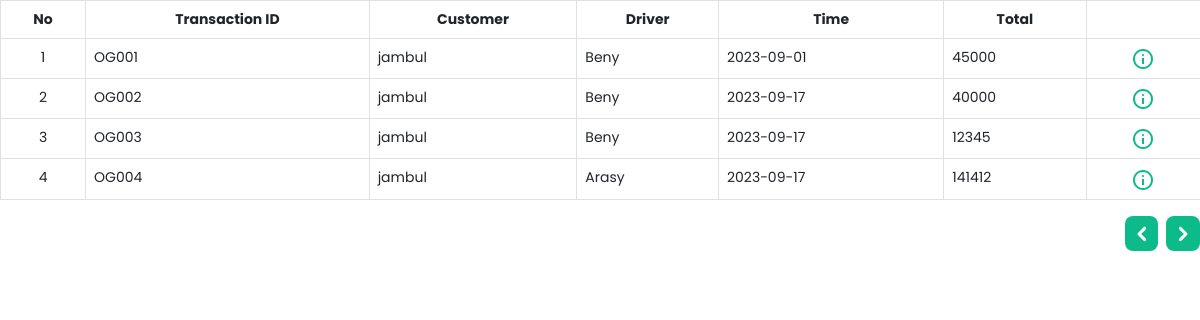
The app's page /dashboard/pages/admin/transactionSent.php with its own data.
### tables this page shows
CREATE TABLE `order_goods` (
  `order_goodsid` char(5) NOT NULL CHECK (`order_goodsid` regexp '^OG[0-9][0-9][0-9]'),
  `customer_id` char(5) DEFAULT NULL,
  `driver_id` char(5) DEFAULT NULL,
  `transaction_date` date DEFAULT NULL,
  `goods_id` char(5) NOT NULL,
  `source` varchar(100) NOT NULL,
  `destination` varchar(100) NOT NULL,
  `total` int(11) NOT NULL
);

CREATE TABLE `customers` (
  `customer_id` char(5) NOT NULL,
  `subscription_id` char(5) DEFAULT NULL,
  `name` varchar(100) DEFAULT NULL,
  `gender` enum('male','female') DEFAULT NULL,
  `age` int(11) DEFAULT NULL,
  `username` varchar(100) DEFAULT NULL,
  `password` varchar(100) DEFAULT NULL,
  `address` varchar(255) NOT NULL,
  `phone_number` varchar(15) NOT NULL
);

CREATE TABLE `driver` (
  `driver_id` char(5) NOT NULL CHECK (`driver_id` regexp '^DI[0-9][0-9][0-9]'),
  `vehicle` varchar(100) DEFAULT NULL,
  `name` varchar(100) DEFAULT NULL,
  `age` int(11) DEFAULT NULL,
  `gender` enum('male','female') DEFAULT NULL,
  `phone_number` varchar(15) DEFAULT NULL,
  `number_plate` varchar(15) NOT NULL
);

### dashboard/pages/admin/transactionSent.php (the view, shortened to what this page needs)
<?php
include("../../../Database/connection.php");
$start = 0;
$rowPerPage = 10;
$rows = mysqli_query($conn, "SELECT * from order_goods");
$numRows = mysqli_num_rows($rows);
$pages = ceil($numRows / $rowPerPage);
$history = $_GET["history"];
?>
<!DOCTYPE html>
<html lang="en">
<head>
    <link href="https://cdn.jsdelivr.net/npm/bootstrap@5.0.2/dist/css/bootstrap.min.css" rel="stylesheet">
    <link rel="stylesheet" href="style/style.css">
    <link rel="stylesheet" href="style/transaction.css">
</head>
<body>
    <table class="table table-bordered bg-white">
        <thead>
            <tr>
                <th scope="col">No</th>
                <th scope="col">Transaction ID</th>
                <th scope="col">Customer</th>
                <th scope="col">Driver</th>
                <th scope="col">Time</th>
                <th scope="col">Total</th>
                <th scope="col"></th>
            </tr>
        </thead>
        <tbody>
            <?php
            $no = 1;
            $sql = "SELECT og.order_goodsid, og.total ,og.transaction_date, og.source, og.destination,d.driver_id, d.vehicle, d.name AS driver_name, d.number_plate, c.customer_id, c.name AS customer_name, g.name AS goods_name, g.weight, g.dimension, g.description
            FROM order_goods og
                        JOIN driver d ON og.driver_id = d.driver_id
                        JOIN customers c ON og.customer_id = c.customer_id
                        JOIN goods g ON og.goods_id = g.goods_id limit $start, $rowPerPage";
            $res = mysqli_query($conn, $sql);
            while ($row = mysqli_fetch_assoc($res)) :
                $no++;
            ?>
                <tr>
                    <th><?= ++$start; ?></th>
                    <td><?= $row["order_goodsid"] ?></td>
                    <td><?= $row["customer_name"] ?></td>
                    <td><?= $row["driver_name"] ?></td>
                    <td><?= $row["transaction_date"] ?></td>
                    <td><?= $row["total"] ?></td>
                    <th>
                        <button type="button" data-bs-toggle="modal" data-bs-target="#modalDetail<?= $no ?>">
                        </button>
                    </th>
                </tr>
            <?php endwhile; ?>
        </tbody>
    </table>
    <div class="wrap-bottom">
        <?php
        if (isset($_GET['page']) && $_GET['page'] > 1) {
        ?>
            <a href="?history=<?= $history ?>&page=<?= $_GET['page'] - 1 ?>">
                <button class="arrow-btn">
                    <svg xmlns="http://www.w3.org/2000/svg" width="24" height="24" viewBox="0 0 24 24" fill="none">
                        <g clip-path="url(#clip0_187_949)">
                            <path fill-rule="evenodd" clip-rule="evenodd" d="M7.94011 13.0601C7.65921 12.7788 7.50143 12.3976 7.50143 12.0001C7.50143 11.6026 7.65921 11.2213 7.94011 10.9401L13.5961 5.28209C13.8775 5.00083 14.2591 4.84287 14.657 4.84296C15.0548 4.84305 15.4363 5.00119 15.7176 5.28259C15.9989 5.56398 16.1568 5.94558 16.1567 6.34344C16.1566 6.7413 15.9985 7.12283 15.7171 7.40409L11.1211 12.0001L15.7171 16.5961C15.9905 16.8789 16.1419 17.2577 16.1386 17.651C16.1354 18.0443 15.9778 18.4206 15.6998 18.6988C15.4219 18.9771 15.0457 19.135 14.6524 19.1386C14.2591 19.1422 13.8801 18.9912 13.5971 18.7181L7.93911 13.0611L7.94011 13.0601Z" fill="white" />
                        </g>
                        <defs>
                            <clipPath id="clip0_187_949">
                                <rect width="24" height="24" fill="white" transform="translate(24 24) rotate(-180)" />
                            </clipPath>
                        </defs>
                    </svg>
                </button>
            </a>
        <?php
        } else {
        ?>
            <a href="">
                <button class="arrow-btn">
                </button>
            </a>
        <?php
        }
        ?>
        <?php
        if (!isset($_GET['page']) && $numRows > $rowPerPage) {
        ?>
            <a href="?history=<?= $history ?>&page=2">
                <button class="arrow-btn right-btn">
                    <svg xmlns="http://www.w3.org/2000/svg" width="24" height="24" viewBox="0 0 24 24" fill="none">
                        <g clip-path="url(#clip0_187_945)">
                            <path fill-rule="evenodd" clip-rule="evenodd" d="M16.0599 10.9399C16.3408 11.2212 16.4986 11.6024 16.4986 11.9999C16.4986 12.3974 16.3408 12.7787 16.0599 13.0599L10.4039 18.7179C10.1225 18.9992 9.74089 19.1571 9.34304 19.157C8.94518 19.1569 8.56365 18.9988 8.28239 18.7174C8.00113 18.436 7.84317 18.0544 7.84326 17.6566C7.84336 17.2587 8.00149 16.8772 8.28289 16.5959L12.8789 11.9999L8.28289 7.40391C8.00952 7.12114 7.85814 6.7423 7.86137 6.34901C7.8646 5.95571 8.02218 5.57941 8.30016 5.30117C8.57815 5.02292 8.95429 4.86499 9.34759 4.86139C9.74088 4.85779 10.1199 5.0088 10.4029 5.28191L16.0609 10.9389L16.0599 10.9399Z" fill="white" />
                        </g>
                        <defs>
                            <clipPath id="clip0_187_945">
                                <rect width="24" height="24" fill="white" />
                            </clipPath>
                        </defs>
                    </svg>
                </button>
            </a>
        <?php
        } elseif (!isset($_GET['page']) && $numRows <= $rowPerPage) {
        ?>
            <a href="">
                <button class="arrow-btn right-btn">
                </button>
            </a>
        <?php
        }
        ?>
    </div>
</body>
</html>

### dashboard/pages/admin/style/style.css (style rules this page uses)
:root { --primary: #0dba8a; --text-white: #ffffff; --text-black: #092e24; --bg-grey: #f0f0f0; --bg-secondary: #dcf6ef; }
body { margin: 0; padding: 0; }
* { -webkit-box-sizing: content-box; -moz-box-sizing: content-box; box-sizing: content-box; }
*:before, *:after { -webkit-box-sizing: content-box; -moz-box-sizing: content-box; box-sizing: content-box; }
.table { font-family: 'poppins'; font-size: 14px; border-radius: 0.5rem; }
table tbody tr th button { border: none; background-color: var(--text-white); }
table thead tr th { text-align: center; }
table tbody tr th { text-align: center; font-weight: 400; }
.wrap-bottom { display: flex; justify-content: right; }
.wrap-bottom a { text-decoration: none; }
.wrap-bottom a .arrow-btn { background-color: var(--primary); border-radius: .5rem; border: none; padding: .3rem .3rem; }
.wrap-bottom a .arrow-btn.right-btn { margin-left: .5rem; }

### dashboard/pages/admin/style/transaction.css (style rules this page uses)
:root { --primary: #0dba8a; --text-white: #ffffff; --text-black: #092e24; --bg-grey: #f0f0f0; --bg-secondary: #dcf6ef; }
body { margin: 0; padding: 0; }
* { -webkit-box-sizing: content-box; -moz-box-sizing: content-box; box-sizing: content-box; }
*:before, *:after { -webkit-box-sizing: content-box; -moz-box-sizing: content-box; box-sizing: content-box; }

### records on screen
order_goods: order_goodsid "OG001", customer.name "jambul", driver.name "Beny", transaction_date "2023-09-01", total "45000"
order_goods: order_goodsid "OG002", customer.name "jambul", driver.name "Beny", transaction_date "2023-09-17", total "40000"
order_goods: order_goodsid "OG003", customer.name "jambul", driver.name "Beny", transaction_date "2023-09-17", total "12345"
order_goods: order_goodsid "OG004", customer.name "jambul", driver.name "Arasy", transaction_date "2023-09-17", total "141412"
